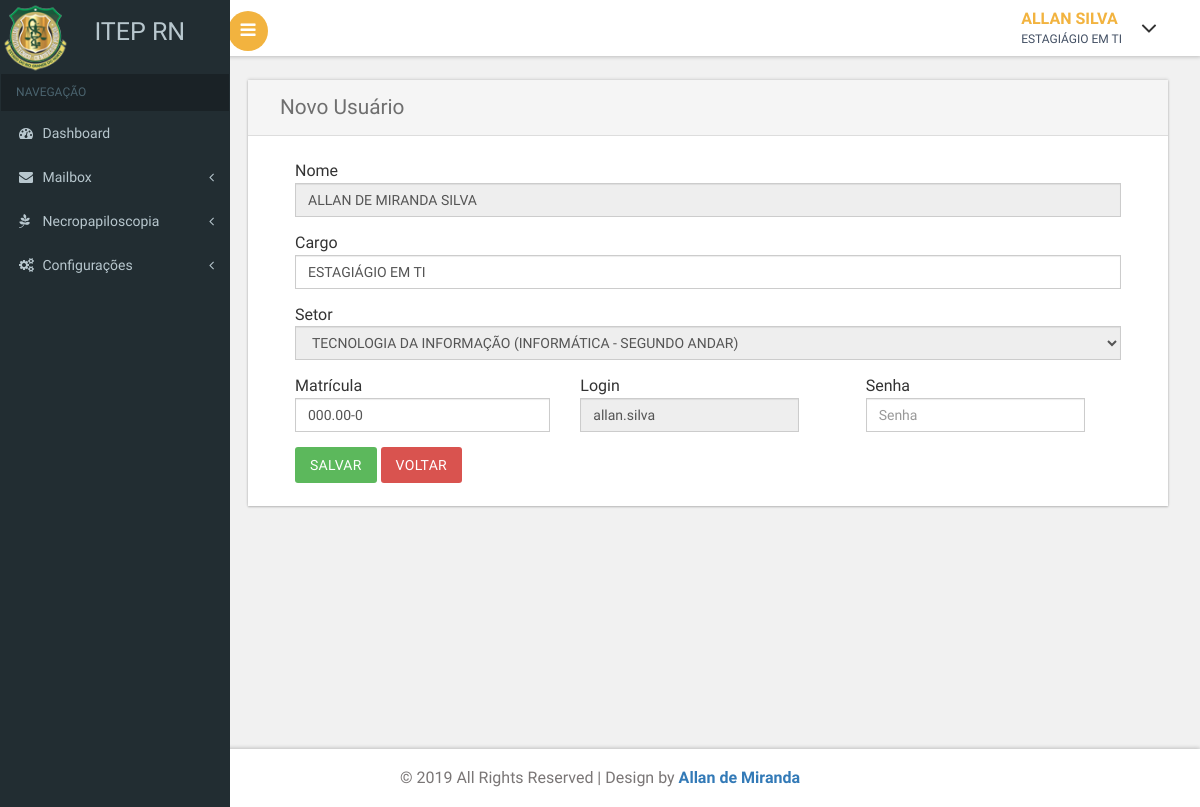
/perfilUsuario.php (signed in), run on the app's committed database.
### tables this page shows
CREATE TABLE `usuarios_tb` (
  `usuario_id` bigint(20) NOT NULL,
  `usuario_nome` text NOT NULL,
  `usuario_cargo` text NOT NULL,
  `usuario_matricula` text,
  `usuario_setor_id` bigint(20) NOT NULL,
  `usuario_setor_edit` tinyint(1) DEFAULT NULL,
  `usuario_login` text NOT NULL,
  `usuario_senha` text NOT NULL,
  `usuario_update_data` datetime DEFAULT NULL,
  `usuario_cadastrado` tinyint(1) DEFAULT NULL
);

### seguranca.php (called while the page is built, shortened)
<?php
$_SG['conectaServidor'] = true;
$_SG['abreSessao'] = true;
$_SG['caseSensitive'] = true;
$_SG['validaSempre'] = true;
$_SG['servidor'] = 'localhost';
$_SG['usuario'] = 'allandemiranda';
$_SG['senha'] = 'senha1234';
$_SG['banco'] = 'sistema_itep';
$_SG['paginaLogin'] = 'login.php';
$_SG['tabela'] = 'usuarios_tb';

### perfilUsuario.php (the view, shortened to what this page needs)
<?php
include("seguranca.php");
?>
<!DOCTYPE HTML>
<html>
<head>
    <?php include 'head.php'; ?>
</head>
<body class="cbp-spmenu-push">
    <div class="main-content">
        <?php include 'menu.php'; ?>
        <?php include 'topBar.php'; ?>
        <div id="page-wrapper">
            <div class="main-page">
                <div class="forms">
                    <div class="form-grids row widget-shadow" data-example-id="basic-forms">
                        <div class="form-title">
                            <h4>Novo Usuário </h4>
                        </div>
                        <div class="form-body">
                            <form action="<?php echo htmlspecialchars($_SERVER["PHP_SELF"]); ?>" method="POST">
                                <?php
                                $sql_perfilUsuario = "SELECT `usuario_id`, `usuario_nome`, `usuario_cargo`, `usuario_matricula`, `usuario_setor_id`, `usuario_setor_edit`, `usuario_login`, `usuario_senha` FROM `usuarios_tb` WHERE `usuario_id`='" . $_SESSION['usuarioID'] . "'";
                                $query_perfilUsuario = mysqli_query($_SG['link'], $sql_perfilUsuario);
                                $row_perfilUsuario = mysqli_fetch_assoc($query_perfilUsuario);
                                ?>
                                <div class="col-md-12 form-group">
                                    <label>Nome</label>
                                    <input name="usuario_nome" type="text" class="col-md-12 form-control" placeholder="Nome completo" onChange="javascript:this.value=this.value.toUpperCase();" value="<?php echo $row_perfilUsuario['usuario_nome']; ?>" disabled>
                                </div>
                                <div class="col-md-12 form-group">
                                    <label>Cargo</label>
                                    <input name="usuario_cargo" type="text" class="col-md-12 form-control" placeholder="Cargo" onChange="javascript:this.value=this.value.toUpperCase();" value="<?php echo $row_perfilUsuario['usuario_cargo']; ?>" required>
                                </div>
                                <div class="col-md-12 form-group">
                                    <label>Setor</label>
                                    <?php
                                    if ($row_perfilUsuario["usuario_setor_edit"] == 1) {
                                        echo '<select name="usuario_setor_id" class="col-md-12 form-control" type="text">';
                                    } else {
                                        echo '<select name="usuario_setor_id" class="col-md-12 form-control" type="text" disabled>';
                                    }
                                    $sql_lista_setores = "SELECT `setor_id`, `setor_nome`, `setor_sala` FROM `setores_tb` ORDER BY `setor_nome` ASC";
                                    $query_lista_setores = mysqli_query($_SG['link'], $sql_lista_setores);
                                    while ($row_lista_setores = mysqli_fetch_assoc($query_lista_setores)) {
                                        if ($row_lista_setores["setor_id"] == $row_perfilUsuario['usuario_setor_id']) {
                                            echo '<option value="' . $row_lista_setores["setor_id"] . '" selected>' . $row_lista_setores["setor_nome"] . ' (' . $row_lista_setores["setor_sala"] . ')</option>';
                                        } else {
                                            echo '<option value="' . $row_lista_setores["setor_id"] . '">' . $row_lista_setores["setor_nome"] . ' (' . $row_lista_setores["setor_sala"] . ')</option>';
                                        }
                                    }
                                    echo '</select>';
                                    ?>
                                </div>
                                <div class="col-md-4 form-group">
                                    <label>Matrícula</label>
                                    <input name="usuario_matricula" type="text" class="col-md-12 form-control" value="<?php echo $row_perfilUsuario['usuario_matricula']; ?>" placeholder="000.00-0" required>
                                </div>
                                <div class="col-md-4 form-group">
                                    <label>Login</label>
                                    <input name="usuario_login" type="text" class="form-control" placeholder="Nome completo" onChange="javascript:this.value=this.value.toUpperCase();" value="<?php echo $row_perfilUsuario['usuario_login']; ?>" disabled>
                                </div>
                                <div class="col-md-4 form-group">
                                    <label>Senha</label>
                                    <input name="usuario_senha" type="password" minlength="5" class="form-control" placeholder="Senha" value="" required>
                                </div>
                                <div class="col-md-12">
                                    <button type="submit" class="btn btn-success">Salvar</button>
                                    <a href="/"><button type="button" class="btn btn-danger">Voltar</button></a>
                                    <br><br>
                                </div>
                            </form>
                        </div>
                    </div>
                </div>
            </div>
        </div>
        <?php include 'footer.php'; ?>
    </div>
</body>
</html>

### topBar.php (shortened to what this page needs)
<?php
$sql = "SELECT `usuario_id`, `usuario_nome`, `usuario_cargo` FROM `usuarios_tb` WHERE usuario_id='" . $_SESSION['usuarioID'] . "'";
$result = mysqli_query($_SG['link'], $sql);
if (mysqli_num_rows($result) == 1) {
    $_SG['topBar'] = mysqli_fetch_assoc($result);
} else {
}
?>
<div class="sticky-header header-section ">
    <div class="header-left">
        <button id="showLeftPush"><i class="fa fa-bars"></i></button>
        <div class="clearfix"> </div>
    </div>
    <div class="header-right">
        <div class="profile_details">
            <ul>
                <li class="dropdown profile_details_drop">
                    <a href="#" class="dropdown-toggle" data-toggle="dropdown" aria-expanded="false">
                        <div class="profile_img">
                            <div class="user-name">
                                <p>
                                    <?php
                                    $nome_usuario_slin = explode(" ", $_SG['topBar']['usuario_nome']);
                                    echo $nome_usuario_slin[0] . " " . end($nome_usuario_slin);
                                    ?>
                                </p>
                                <span>
                                    <?php
                                    echo $_SG['topBar']['usuario_cargo'];
                                    ?>
                                </span>
                            </div>
                            <i class="fa fa-angle-down lnr"></i>
                            <div class="clearfix"></div>
                        </div>
                    </a>
                </li>
            </ul>
        </div>
        <div class="clearfix" style="margin-bottom: 5%;"></div>
    </div>
    <div class="clearfix"> </div>
</div>

### css/custom.css (style rules this page uses)
#page-wrapper { padding:5em 2em 2.5em; background-color: #F1F1F1; }

### data on the page
usuarios_tb: usuario_nome "ALLAN", usuario_cargo "ESTAGIÁGIO EM TI", usuario_nome "ALLAN DE MIRANDA SILVA", usuario_matricula "000.00-0", usuario_login "allan.silva"

### other printed values
end($nome_usuario_slin) "SILVA"
form field usuario_setor_id "TECNOLOGIA DA INFORMAÇÃO (INFORMÁTICA - SEGUNDO ANDAR)"
